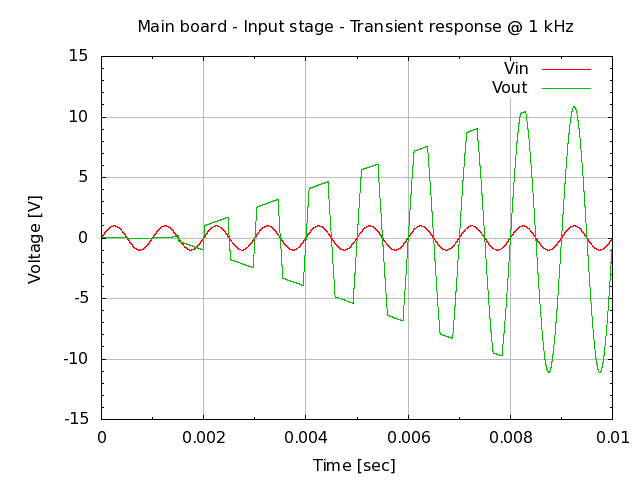

Reproduce this figure in gnuplot.
# setup terminal
set term png

# setup graph
set output "26.003.00.02.04-2.png"
set title "Main board - Input stage - Transient response @ 1 kHz"

# setup Y-axis
set yrange [-15:15]
set grid ytics lt 1 lw 1 lc rgb "#bbbbbb"
set mytics
set ylabel "Voltage [V]"

# setup X-axis
set grid xtics lt 1 lw 1 lc rgb "#bbbbbb"
set mxtics
set xrange [0:0.01]
set xlabel "Time [sec]"

# setup plot style
set style data lines
plot '26.003.00.02.04.dat' using 1:2 title "Vin", \
     '26.003.00.02.04.dat' using 1:3 title "Vout"

# set output back to default
set output

# reset terminal type
set terminal pop
